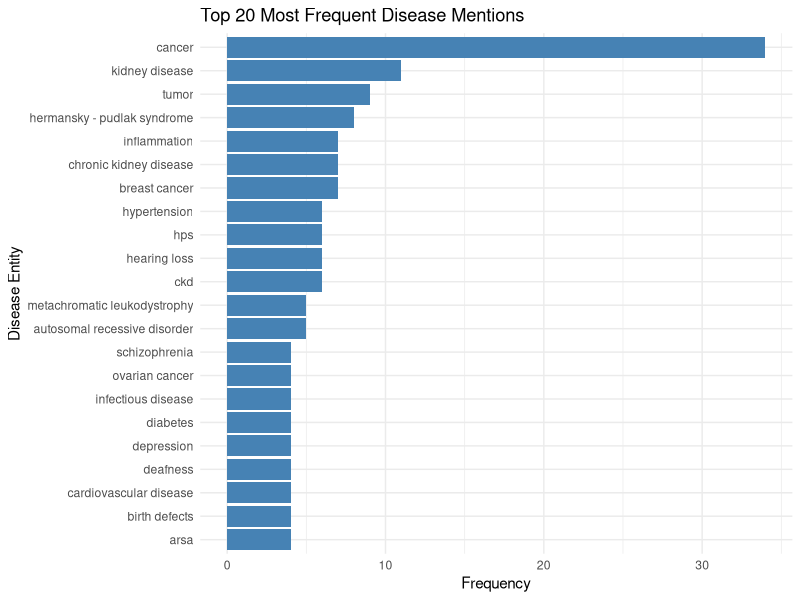
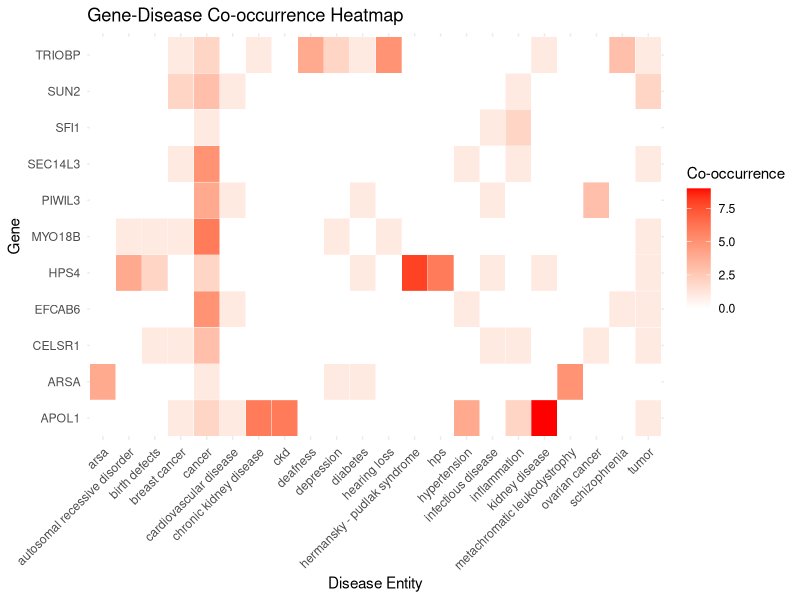

The R script that drew these images, in order:
# Load libraries
library(tidyverse)
library(stringr)


View(df)

df = read_csv("abstracts.csv")

df_clean = df %>%
    mutate(disease_entities = str_replace_all(disease_entities, "\\[|\\]|'", "")) %>%
    mutate(disease_entities = str_split(disease_entities, ",\\s*"))


disease_long = df_clean %>%
    unnest(disease_entities) %>%
    mutate(disease_entities = str_trim(disease_entities)) %>%
    filter(disease_entities != "")

top_terms = disease_long %>%
    count(disease_entities, sort = TRUE)


top_terms %>%
    slice_max(n, n = 20) %>%
    ggplot(aes(x = reorder(disease_entities, n), y = n)) +
    geom_col(fill = "steelblue") +
    coord_flip() +
    labs(
        title = "Top 20 Most Frequent Disease Mentions",
        x = "Disease Entity", y = "Frequency"
    ) +
    theme_minimal()

gene_disease = disease_long %>%
    count(gene, disease_entities, sort = TRUE)


gene_disease_matrix = disease_long %>%
    count(gene, disease_entities) %>%
    pivot_wider(names_from = disease_entities, values_from = n, values_fill = 0)

gene_disease_long = gene_disease_matrix %>%
    pivot_longer(-gene, names_to = "disease", values_to = "count")

top_diseases = gene_disease_long %>%
    group_by(disease) %>%
    summarise(total = sum(count)) %>%
    arrange(desc(total)) %>%
    slice_max(total, n = 20) %>%
    pull(disease)

heatmap_data = gene_disease_long %>%
    filter(disease %in% top_diseases)


ggplot(heatmap_data, aes(x = disease, y = gene, fill = count)) +
    geom_tile(color = "white") +
    scale_fill_gradient(low = "white", high = "red") +
    labs(
        title = "Gene-Disease Co-occurrence Heatmap",
        x = "Disease Entity",
        y = "Gene",
        fill = "Co-occurrence"
    ) +
    theme_minimal() +
    theme(axis.text.x = element_text(angle = 45, hjust = 1))

